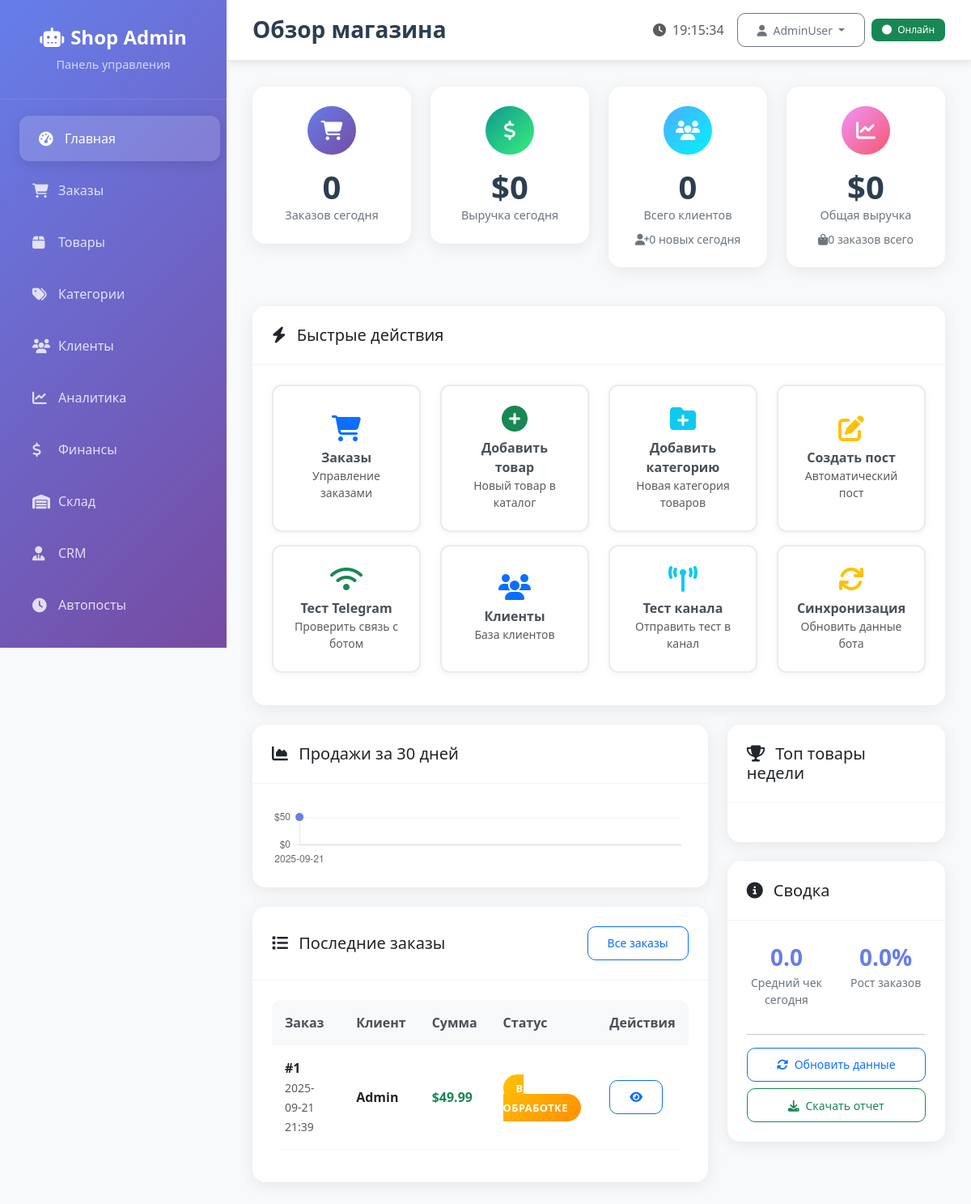
The page / (signed in) on the database its author committed.
### tables this page shows
CREATE TABLE orders (
    id INTEGER PRIMARY KEY AUTOINCREMENT,
    user_id INTEGER,
    total_amount REAL,
    status TEXT DEFAULT 'pending',
    delivery_address TEXT,
    payment_method TEXT,
    payment_status TEXT DEFAULT 'pending',
    promo_discount REAL DEFAULT 0,
    delivery_cost REAL DEFAULT 0,
    created_at TIMESTAMP DEFAULT CURRENT_TIMESTAMP,
    FOREIGN KEY (user_id) REFERENCES users (id)
);

CREATE TABLE users (
    id INTEGER PRIMARY KEY AUTOINCREMENT,
    telegram_id INTEGER UNIQUE NOT NULL,
    name TEXT NOT NULL,
    phone TEXT,
    email TEXT,
    language TEXT DEFAULT 'ru',
    is_admin INTEGER DEFAULT 0,
    created_at TIMESTAMP DEFAULT CURRENT_TIMESTAMP,
    acquisition_channel TEXT
, role TEXT);

### web_admin/app.py (the view)
    def decorated_function(*args, **kwargs):
        if not session.get('logged_in'):
            return redirect(url_for('login'))
        return f(*args, **kwargs)

### web_admin/templates/dashboard.html (shortened to what this page needs)
{% extends "base.html" %}
{% block page_title %}Обзор магазина{% endblock %}
{% block content %}
<div class="row mb-4">
    <div class="col-xl-3 col-md-6 mb-4">
        <div class="metric-card stat-card orders-today">
            <div class="metric-icon">
                <i class="fas fa-shopping-cart"></i>
            </div>
            <div class="metric-content">
                <h2 class="metric-number">{{ today_stats[0] }}</h2>
                <p class="metric-label">Заказов сегодня</p>
            </div>
        </div>
    </div>
    <div class="col-xl-3 col-md-6 mb-4">
        <div class="metric-card stat-card-success revenue-today">
            <div class="metric-icon">
                <i class="fas fa-dollar-sign"></i>
            </div>
            <div class="metric-content">
                <h2 class="metric-number">${{ "%.0f"|format(today_stats[1]) }}</h2>
                <p class="metric-label">Выручка сегодня</p>
            </div>
        </div>
    </div>
    <div class="col-xl-3 col-md-6 mb-4">
        <div class="metric-card stat-card-info total-customers">
            <div class="metric-icon">
                <i class="fas fa-users"></i>
            </div>
            <div class="metric-content">
                <h2 class="metric-number">{{ total_stats[0] }}</h2>
                <p class="metric-label">Всего клиентов</p>
                <small class="metric-change">
                    <i class="fas fa-user-plus"></i>{{ today_stats[2] }} новых сегодня
                </small>
            </div>
        </div>
    </div>
    <div class="col-xl-3 col-md-6 mb-4">
        <div class="metric-card stat-card-warning total-revenue">
            <div class="metric-icon">
                <i class="fas fa-chart-line"></i>
            </div>
            <div class="metric-content">
                <h2 class="metric-number">${{ "%.0f"|format(total_stats[2]) }}</h2>
                <p class="metric-label">Общая выручка</p>
                <small class="metric-change">
                    <i class="fas fa-shopping-bag"></i>{{ total_stats[1] }} заказов всего
                </small>
            </div>
        </div>
    </div>
</div>
<div class="row mb-4">
    <div class="col-12">
        <div class="card">
            <div class="card-header">
                <h5 class="mb-0">
                    <i class="fas fa-bolt me-2"></i>
                    Быстрые действия
                </h5>
            </div>
            <div class="card-body">
                <div class="row">
                    <div class="col-lg-3 col-md-6 mb-3">
                        <div class="quick-action-btn" onclick="window.location.href='{{ url_for('orders') }}'">
                            <i class="fas fa-shopping-cart fa-2x mb-2 text-primary"></i>
                            <div class="fw-bold">Заказы</div>
                            <small class="text-muted">Управление заказами</small>
                        </div>
                    </div>
                    <div class="col-lg-3 col-md-6 mb-3">
                        <div class="quick-action-btn" onclick="window.location.href='{{ url_for('add_product') }}'">
                            <i class="fas fa-plus-circle fa-2x mb-2 text-success"></i>
                            <div class="fw-bold">Добавить товар</div>
                            <small class="text-muted">Новый товар в каталог</small>
                        </div>
                    </div>
                    <div class="col-lg-3 col-md-6 mb-3">
                        <div class="quick-action-btn" onclick="window.location.href='{{ url_for('add_category') }}'">
                            <i class="fas fa-folder-plus fa-2x mb-2 text-info"></i>
                            <div class="fw-bold">Добавить категорию</div>
                            <small class="text-muted">Новая категория товаров</small>
                        </div>
                    </div>
                    <div class="col-lg-3 col-md-6 mb-3">
                        <div class="quick-action-btn" onclick="window.location.href='{{ url_for('create_post') }}'">
                            <i class="fas fa-edit fa-2x mb-2 text-warning"></i>
                            <div class="fw-bold">Создать пост</div>
                            <small class="text-muted">Автоматический пост</small>
                        </div>
                    </div>
                    <div class="col-lg-3 col-md-6 mb-3">
                        <button type="button" class="quick-action-btn" onclick="testTelegramConnection()">
                            <i class="fas fa-wifi fa-2x mb-2 text-success"></i>
                            <div class="fw-bold">Тест Telegram</div>
                            <small class="text-muted">Проверить связь с ботом</small>
                        </button>
                    </div>
                    <div class="col-lg-3 col-md-6 mb-3">
                        <div class="quick-action-btn" onclick="window.location.href='{{ url_for('customers') }}'">
                            <i class="fas fa-users fa-2x mb-2 text-primary"></i>
                            <div class="fw-bold">Клиенты</div>
                            <small class="text-muted">База клиентов</small>
                        </div>
                    </div>
                    <div class="col-lg-3 col-md-6 mb-3">
                        <button type="button" class="quick-action-btn" onclick="sendTestMessage()">
                            <i class="fas fa-broadcast-tower fa-2x mb-2 text-info"></i>
                            <div class="fw-bold">Тест канала</div>
                            <small class="text-muted">Отправить тест в канал</small>
                        </button>
                    </div>
                    <div class="col-lg-3 col-md-6 mb-3">
                        <form method="POST" action="{{ url_for('force_reload_bot') }}" style="display: inline; width: 100%;">
                            <button type="submit" class="quick-action-btn w-100"
                                    onclick="return confirm('Принудительно обновить все данные в боте?')">
                                <i class="fas fa-refresh fa-2x mb-2 text-warning"></i>
                                <div class="fw-bold">Синхронизация</div>
                                <small class="text-muted">Обновить данные бота</small>
                            </button>
                        </form>
                    </div>
                </div>
            </div>
        </div>
    </div>
</div>
<div class="row">
    <div class="col-xl-8 col-lg-7">
        <div class="card mb-4">
            <div class="card-header">
                <h5 class="mb-0">
                    <i class="fas fa-chart-area me-2"></i>
                    Продажи за 30 дней
                </h5>
            </div>
            <div class="card-body">
                <canvas id="salesChart" height="80"></canvas>
            </div>
        </div>
        <div class="card">
            <div class="card-header d-flex justify-content-between align-items-center">
                <h5 class="mb-0">
                    <i class="fas fa-list me-2"></i>
                    Последние заказы
                </h5>
                <a href="{{ url_for('orders') }}" class="btn btn-outline-primary btn-sm">
                    Все заказы
                </a>
            </div>
            <div class="card-body">
                <div class="table-responsive">
                    <table class="table table-hover">
                        <thead>
                            <tr>
                                <th>Заказ</th>
                                <th>Клиент</th>
                                <th>Сумма</th>
                                <th>Статус</th>
                                <th>Действия</th>
                            </tr>
                        </thead>
                        <tbody>
                            {% for order in recent_orders %}
                            <tr>
                                <td>
                                    <div class="fw-bold">#{{ order[0] }}</div>
                                    <small class="text-muted">{{ order[3][:16] }}</small>
                                </td>
                                <td>
                                    <div class="fw-bold">{{ order[4] }}</div>
                                </td>
                                <td>
                                    <div class="fw-bold text-success">${{ "%.2f"|format(order[1]) }}</div>
                                </td>
                                <td>
                                    <span class="status-badge status-{{ order[2] }}">
                                        {% if order[2] == 'pending' %}В обработке
                                        {% elif order[2] == 'confirmed' %}Подтвержден
                                        {% elif order[2] == 'shipped' %}Отправлен
                                        {% elif order[2] == 'delivered' %}Доставлен
                                        {% elif order[2] == 'cancelled' %}Отменен
                                        {% endif %}
                                    </span>
                                </td>
                                <td>
                                    <a href="{{ url_for('order_detail', order_id=order[0]) }}"
                                       class="btn btn-sm btn-outline-primary">
                                        <i class="fas fa-eye"></i>
                                    </a>
                                </td>
                            </tr>
                            {% endfor %}
                        </tbody>
                    </table>
                </div>
            </div>
        </div>
    </div>
    <div class="col-xl-4 col-lg-5">
        <div class="card mb-4">
            <div class="card-header">
                <h5 class="mb-0">
                    <i class="fas fa-trophy me-2"></i>
                    Топ товары недели
                </h5>
            </div>
            <div class="card-body">
            </div>
        </div>
        <div class="card">
            <div class="card-header">
                <h5 class="mb-0">
                    <i class="fas fa-info-circle me-2"></i>
                    Сводка
                </h5>
            </div>
            <div class="card-body">
                <div class="row text-center">
                    <div class="col-6 mb-3">
                        <div class="summary-metric">
                            <div class="summary-number">{{ "%.1f"|format((today_stats[1] / today_stats[0]) if today_stats[0] > 0 else 0) }}</div>
                            <div class="summary-label">Средний чек сегодня</div>
                        </div>
                    </div>
                    <div class="col-6 mb-3">
                        <div class="summary-metric">
                            <div class="summary-number">{{ "%.1f"|format((today_stats[0] / yesterday_stats[0] * 100) if yesterday_stats[0] > 0 else 0) }}%</div>
                            <div class="summary-label">Рост заказов</div>
                        </div>
                    </div>
                </div>
                <hr>
                <div class="d-grid gap-2">
                    <button type="button" class="btn btn-outline-primary btn-sm" onclick="refreshDashboard()">
                        <i class="fas fa-sync-alt me-1"></i>
                        Обновить данные
                    </button>
                    <a href="{{ url_for('analytics_page') }}" class="btn btn-outline-success btn-sm">
                        <i class="fas fa-download me-1"></i>
                        Скачать отчет
                    </a>
                </div>
            </div>
        </div>
    </div>
</div>
{% endblock %}

### rows shown on the page
orders: id "1", created_at "2025-09-21 21:39", name "Admin", total_amount "49.99", status "В ОБРАБОТКЕ"

### other values the page prints
{{ today_stats[0] }} "0"
{{ "%.0f"|format(today_stats[1]) }} "0"
{{ total_stats[0] }} "0"
{{ today_stats[2] }} "0"
{{ "%.0f"|format(total_stats[2]) }} "0"
{{ total_stats[1] }} "0"
